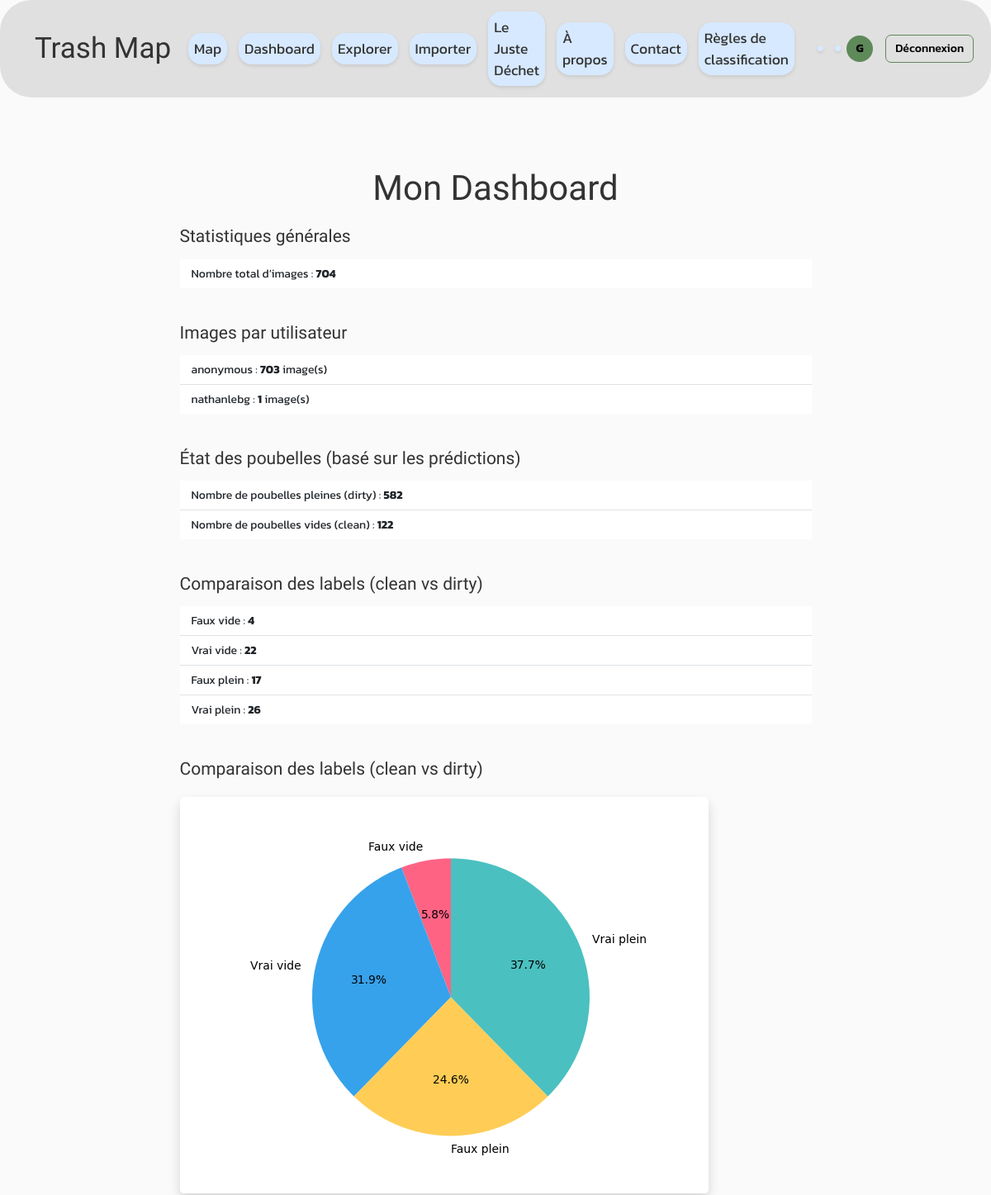
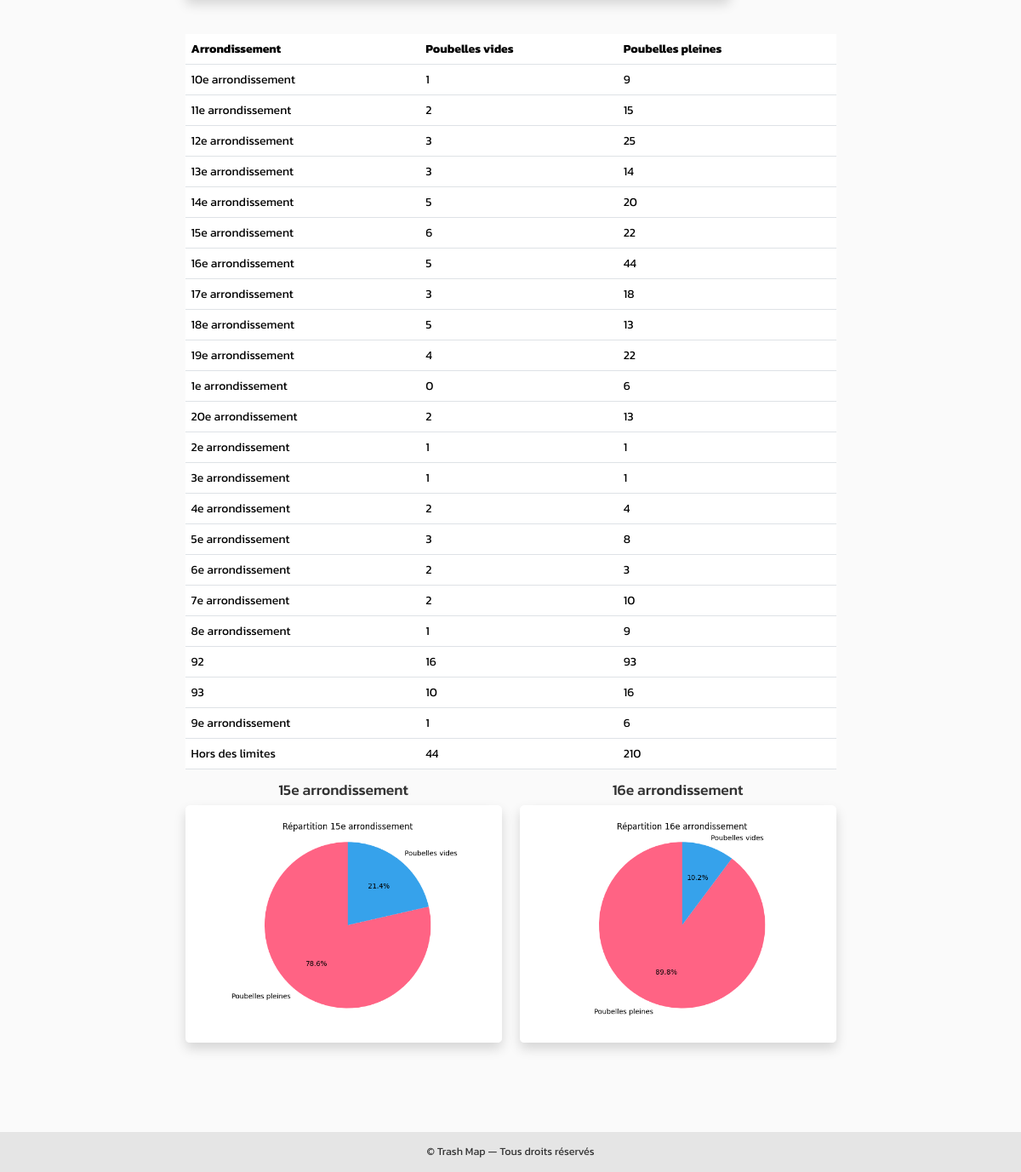
Page /dashboard (signed in) on the committed database (2 pictures, top to bottom).
### app/models.py (models this page shows, shortened)
class User (db.Model, UserMixin):
    __tablename__ = 'Users'
    id                 = db.Column(db.Integer, primary_key=True, autoincrement=True)
    username           = db.Column(db.String(64), unique=True, nullable=False)
    email              = db.Column(db.String(120), unique=True, nullable=False)
    password           = db.Column(db.String(128), nullable=False)
    nb_pic             = db.Column(db.Integer, default=0)
    role               = db.Column(db.String(200), nullable=False, default='user')
    points             = db.Column(db.Integer, default=0)
    created_at         = db.Column(db.DateTime, nullable=False, default=db.func.current_timestamp())

class Image(db.Model):
    __tablename__ = 'Images'
    id            = db.Column(
        db.Integer,
        primary_key=True
    )
    file_path     = db.Column(
        db.String(200),
        nullable=False
    )
    label         = db.Column(
        db.String(100),
        nullable=True
    )
    true_label    = db.Column(
        db.String(100),
        nullable=True
    )
    upload_date   = db.Column(
        db.DateTime,
        nullable=False,
        default=datetime.utcnow
    )
    username      = db.Column(
        db.String(80),
        nullable=False,
        server_default='anonymous'
    )
    localisation  = db.Column(
        db.String(100),
        nullable=False,
        server_default='unknown'
    )
    description   = db.Column(
        db.Text,
        nullable=False,
        server_default='no description'
    )
    quizz         = db.Column(
        db.String(100),
        nullable=True
    )

### app/routes.py (the view)
@main_bp.route('/dashboard')
def dashboard():
    data = get_dashboard_data()
    chart_base64 = generate_label_pie_chart(data['label_accuracy'])
    return render_template('dashboard.html', data=data, chart_base64=chart_base64)

### app/utils.py (called while the page is built)
def connect_db():
    conn = sqlite3.connect(DB_PATH)
    conn.row_factory = sqlite3.Row
    return conn

def get_total_images(conn):
    cursor = conn.cursor()
    cursor.execute("SELECT COUNT(*) AS total FROM Images")
    return cursor.fetchone()["total"]

def get_images_by_user(conn):
    cursor = conn.cursor()
    cursor.execute("""
        SELECT username, COUNT(*) AS total
        FROM Images
        GROUP BY username
        ORDER BY total DESC
    """)
    results = cursor.fetchall()
    return [
        {"username": row["username"], "total": row["total"]}
        for row in results
    ]

def get_trash_status_counts(conn):
    cursor = conn.cursor()
    cursor.execute("""
        SELECT label, COUNT(*) AS count
        FROM Images
        WHERE label IN ('dirty', 'clean')
        GROUP BY label
    """)
    results = cursor.fetchall()
    counts = {"dirty": 0, "clean": 0}
    for row in results:
        counts[row["label"]] = row["count"]
    return counts

def get_label_accuracy(conn):
    cursor = conn.cursor()
    query = """
        SELECT
            SUM(CASE WHEN label = 'clean' AND true_label = 'dirty' THEN 1 ELSE 0 END) AS false_clean,
            SUM(CASE WHEN label = 'clean' AND true_label = 'clean' THEN 1 ELSE 0 END) AS true_clean,
            SUM(CASE WHEN label = 'dirty' AND true_label = 'clean' THEN 1 ELSE 0 END) AS false_dirty,
            SUM(CASE WHEN label = 'dirty' AND true_label = 'dirty' THEN 1 ELSE 0 END) AS true_dirty
        FROM Images
    """
    cursor.execute(query)
    row = cursor.fetchone()
    return {
        "false_clean": row["false_clean"],
        "true_clean": row["true_clean"],
        "false_dirty": row["false_dirty"],
        "true_dirty": row["true_dirty"]
    }

def generate_label_pie_chart(data):
    labels = [
        "Faux vide",
        "Vrai vide",
        "Faux plein",
        "Vrai plein"
    ]
    sizes = [
        data["false_clean"],
        data["true_clean"],
        data["false_dirty"],
        data["true_dirty"]
    ]
    colors = ['#ff6384', '#36a2eb', '#ffcd56', '#4bc0c0']
    fig, ax = plt.subplots()
    ax.pie(sizes, labels=labels, autopct='%1.1f%%', colors=colors, startangle=90)
    ax.axis('equal')
    buf = io.BytesIO()
    plt.savefig(buf, format='png')
    buf.seek(0)
    encoded = base64.b64encode(buf.read()).decode('utf-8')
    plt.close(fig)
    return encoded

### app/templates/dashboard.html (shortened to what this page needs)
{% extends "base.html" %}
{% block content %}
<div class="row justify-content-center">
  <div class="col-12 col-md-10 col-lg-8">
    <h1 class="display-5 text-center mb-4">Mon Dashboard</h1>
    <section class="mb-5">
      <h2 class="h4 mb-3">Statistiques générales</h2>
      <ul class="list-group list-group-flush">
        <li class="list-group-item">
          Nombre total d’images : <strong>{{ data.total_images }}</strong>
        </li>
      </ul>
    </section>
    <section class="mb-5">
      <h2 class="h4 mb-3">Images par utilisateur</h2>
      <ul class="list-group list-group-flush">
        {% for entry in data.images_by_user %}
          <li class="list-group-item">
            {{ entry.username }} : <strong>{{ entry.total }}</strong> image(s)
          </li>
        {% else %}
          <li class="list-group-item">Aucune image trouvée.</li>
        {% endfor %}
      </ul>
    </section>
    <section class="mb-5">
      <h2 class="h4 mb-3">État des poubelles (basé sur les prédictions)</h2>
      <ul class="list-group list-group-flush">
        <li class="list-group-item">
          Nombre de poubelles pleines (dirty) : <strong>{{ data.trash_status_counts.dirty }}</strong>
        </li>
        <li class="list-group-item">
          Nombre de poubelles vides (clean) : <strong>{{ data.trash_status_counts.clean }}</strong>
        </li>
      </ul>
    </section>
    <section class="mb-5">
      <h2 class="h4 mb-3">Comparaison des labels (clean vs dirty)</h2>
      <ul class="list-group list-group-flush">
        <li class="list-group-item">
          Faux vide  : <strong>{{ data.label_accuracy.false_clean }}</strong>
        </li>
        <li class="list-group-item">
          Vrai vide  : <strong>{{ data.label_accuracy.true_clean }}</strong>
        </li>
        <li class="list-group-item">
          Faux plein  : <strong>{{ data.label_accuracy.false_dirty }}</strong>
        </li>
        <li class="list-group-item">
          Vrai plein : <strong>{{ data.label_accuracy.true_dirty }}</strong>
        </li>
      </ul>
    </section>
    <section class="mb-5">
      <h2 class="h4 mb-4">Comparaison des labels (clean vs dirty)</h2>
      <img alt="Graphique camembert" class="img-fluid rounded shadow">
    </section>
    <table class="table">
      <thead>
        <tr>
          <th>Arrondissement</th>
          <th>Poubelles vides</th>
          <th>Poubelles pleines</th>
        </tr>
      </thead>
      <tbody>
        {% for arrondissement, counts in data.labels_by_arrondissement.items() %}
          <tr>
            <td>{{ arrondissement }}</td>
            <td>{{ counts.clean }}</td>
            <td>{{ counts.dirty }}</td>
          </tr>
        {% endfor %}
      </tbody>
    </table>
    <section class="mb-5">
      <div class="row">
        {% if data.pie_15e %}
          <div class="col-md-6 text-center">
            <h5>15e arrondissement</h5>
            <img class="img-fluid rounded shadow">
          </div>
        {% endif %}
        {% if data.pie_16e %}
          <div class="col-md-6 text-center">
            <h5>16e arrondissement</h5>
            <img class="img-fluid rounded shadow">
          </div>
        {% endif %}
      </div>
    </section>
  </div>
</div>
{% endblock %}

### app/templates/base.html (shortened to what this page needs)
<!DOCTYPE html>
<html lang="{{ current_locale }}">
<head>
  <link
    href="https://cdn.jsdelivr.net/npm/bootstrap@5.3.2/dist/css/bootstrap.min.css"
    rel="stylesheet"
  />
  <link rel="stylesheet" href="https://unpkg.com/leaflet/dist/leaflet.css" />
  <link
    rel="stylesheet"
    href="https://cdn.jsdelivr.net/gh/lipis/flag-icons@7.3.2/css/flag-icons.min.css"
  />
  <link href="{{ url_for('static', filename='css/main.css') }}" rel="stylesheet" />
</head>
<body class="d-flex flex-column min-vh-100">
  <nav class="navbar navbar-expand-lg custom-navbar fixed-top">
    <div class="container-fluid">
      <a class="navbar-brand" href="{{ url_for('main.show_map') }}">
        {{ _('Trash Map') }}
      </a>
      <div class="collapse navbar-collapse justify-content-between" id="topNav">
        <ul class="navbar-nav me-auto mb-2 mb-lg-0 flex-column flex-lg-row">
          <li class="nav-item">
            <a class="nav-link" href="{{ url_for('main.show_map') }}">{{ _('Map') }}</a>
          </li>
          <li class="nav-item">
            <a class="nav-link" href="{{ url_for('main.dashboard') }}">{{ _('Dashboard') }}</a>
          </li>
          <li class="nav-item">
            <a class="nav-link" href="{{ url_for('main.explorer') }}">{{ _('Explorer') }}</a>
          </li>
          <li class="nav-item">
            <a class="nav-link" href="{{ url_for('main.upload') }}">{{ _('Importer') }}</a>
          </li>
          <li class="nav-item">
            <a class="nav-link" href="{{ url_for('main.quizz') }}">{{ _('Le Juste Déchet') }}</a>
          </li>
          <li class="nav-item">
            <a class="nav-link" href="{{ url_for('main.about') }}">{{ _('À propos') }}</a>
          </li>
          <li class="nav-item">
            <a class="nav-link" href="{{ url_for('main.contact') }}">{{ _('Contact') }}</a>
          </li>
          {% if current_user.is_authenticated and current_user.role== 'admin' %}
            <li class="nav-item"><a class="nav-link" href="{{ url_for('main.classification_rules') }}">Règles de classification</a></li>
          {% endif %}
        </ul>
        <div class="auth-box d-flex align-items-center ms-auto">
          <ul class="navbar-nav ms-3 d-flex flex-row align-items-center">
            <li class="nav-item">
              <a class="nav-link p-1" href="{{ request.path }}?lang=fr" title="Français">
              </a>
            </li>
            <li class="nav-item">
              <a class="nav-link p-1" href="{{ request.path }}?lang=en" title="English">
              </a>
            </li>
          </ul>
          {% if current_user.is_authenticated %}
            <a href="{{ url_for('profile.view') }}" class="nav-avatar me-2">
              <span class="avatar-circle">{{ current_user.username[0]|upper }}</span>
            </a>
            <a href="{{ url_for('main.logout') }}" class="btn btn-outline-light">
              {{ _('Déconnexion') }}
            </a>
          {% endif %}
        </div>
      </div>
    </div>
  </nav>
  <div class="container-fluid flex-fill pt-5 pb-5">
    <div class="row h-100">
      <main class="col-12 px-4 py-4 overflow-auto">
        {% block content %}{% endblock %}
      </main>
    </div>
  </div>
  <footer class="footer text-center py-3 mt-auto">
    &copy; {{ current_year }} {{ _('Trash Map — Tous droits réservés') }}
  </footer>
</body>
</html>

### app/static/css/main.css (style rules this page uses)
html, body { height: 100%; margin: 0; padding-top: 70px; font-family: 'Kanit', sans-serif; font-size: 14px; background: #fafafa; color: #333; display: flex; flex-direction: column; }
.flex-fill { flex: 1; }
.custom-navbar, .custom-navbar .container-fluid { padding: 0.5rem 1.5rem; }
.custom-navbar { background: #e0e0e0; border-radius: 38px; }
.custom-navbar .navbar-brand { font-family: 'Micro 5', monospace; font-size: 2.5rem; color: #333; }
.custom-navbar .navbar-nav { display: flex; flex-direction: row; align-items: center; }
.custom-navbar .nav-link { margin: 0 0.5rem; padding: 0.4rem 1rem; background: #ffffff; border-radius: 16px; box-shadow: 0 2px 4px rgba(0,0,0,0.1); font-size: 1.25rem; color: #333; transition: all 0.2s; }
.custom-navbar .nav-link:nth-child(1) { background: #d7e9ff; }
.auth-box .btn { border-radius: 0.5rem; font-weight: 500; padding: 0.4rem 0.8rem; width: auto; transition: background-color 0.2s ease, transform 0.2s ease; }
main { flex: 1; padding: 1rem; }
h1, h2, h3, .display-5 { font-family: 'Micro 5', monospace; color: #333; }
footer { background: #e0e0e0cb; text-align: center; padding: 1rem 0; font-size: 0.9rem; margin-top: auto; }
.btn-outline-light { color: #000000; border-color: #5e8959; }
.nav-avatar { text-decoration: none; }
.avatar-circle { display: inline-flex; align-items: center; justify-content: center; width: 36px; height: 36px; border-radius: 50%; background-color: #e0e0e0; color: #333333; font-size: 1rem; font-weight: bold; text-transform: uppercase; user-select: none; cursor: default; }
.avatar-circle { display: inline-flex; align-items: center; justify-content: center; width: 32px; height: 32px; margin-right: 8px; background-color: #5e8959; color: rgb(0, 0, 0); font-weight: bold; border-radius: 50%; text-transform: uppercase; }

### rows in the picture
User: username "G"
Image: username "anonymous", total "703"
Image: username "nathanlebg", total "1"

### other values in the picture
{{ data.total_images }} "704"
{{ data.trash_status_counts.dirty }} "582"
{{ data.trash_status_counts.clean }} "122"
{{ data.label_accuracy.false_clean }} "4"
{{ data.label_accuracy.true_clean }} "22"
{{ data.label_accuracy.false_dirty }} "17"
{{ data.label_accuracy.true_dirty }} "26"
{{ arrondissement }} "10e arrondissement" "11e arrondissement" "12e arrondissement" "13e arrondissement" "14e arrondissement" "15e arrondissement" "16e arrondissement" "17e arrondissement" "18e arrondissement" "19e arrondissement" "1e arrondissement" "20e arrondissement" "2e arrondissement" "3e arrondissement" "4e arrondissement" "5e arrondissement" "6e arrondissement" "7e arrondissement" "8e arrondissement" "92" "93" "9e arrondissement" "Hors des limites"
{{ counts.clean }} "1" "2" "3" "3" "5" "6" "5" "3" "5" "4" "0" "2" "1" "1" "2" "3" "2" "2" "1" "16" "10" "1" "44"
{{ counts.dirty }} "9" "15" "25" "14" "20" "22" "44" "18" "13" "22" "6" "13" "1" "1" "4" "8" "3" "10" "9" "93" "16" "6" "210"
